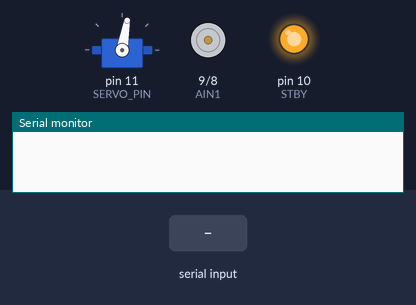
A sketch run on a simulated Arduino Uno, built with avr-gcc and run on an emulated ATmega328P. Shown: servo, motor-driver pin pairs drawn as motors (green arrow = first pin HIGH = forward, orange = second pin HIGH = backward, longer = more drive, scaled by the enable pin, stopped while the standby pin is LOW), output pins drawn as LEDs (lit = HIGH), the last lines printed to the serial monitor. The test bench sets the inputs (shaded band).

Above: at 1.2 s.
1.3 s: "s" received over Serial
At 2.2 s:
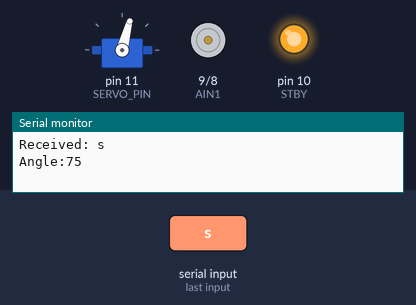
2.8 s: "u" received over Serial
At 3.4 s:
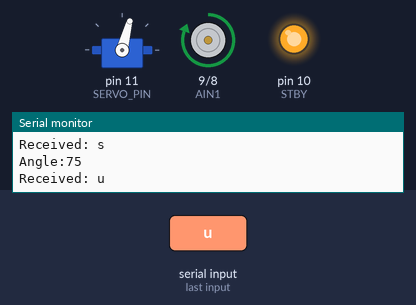
4.3 s: "w" received over Serial
At 5.5 s:
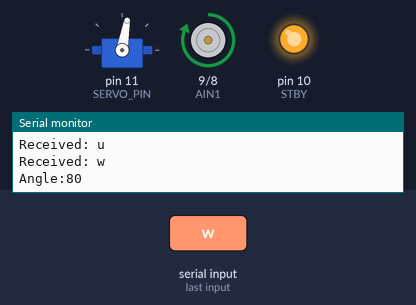
5.8 s: "b" received over Serial
At 6.9 s:
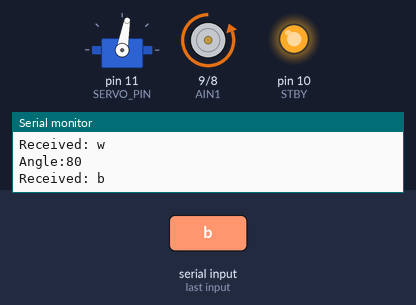
7.3 s: "s" received over Serial
At 8.0 s:
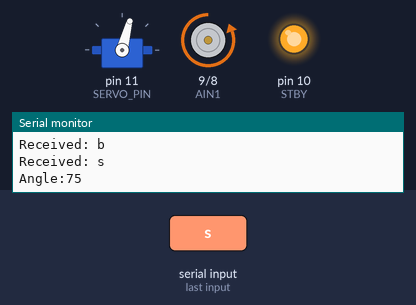
Timing chart, 0 to 9.8 s (numbered marks = the images above; inputs shaded):
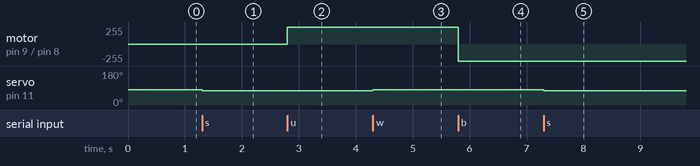

The sketch:

full_controller.ino
```cpp
#include <Servo.h>

// Servo Configuration
const int SERVO_PIN = 11;
Servo myServo;
const int stepSize = 5;
const int minAngle = 40;
const int maxAngle = 120;
int angle = (minAngle + maxAngle) / 2;  // Center position

// Motor Driver Pins
const int STBY = 10;
const int AIN1 = 9;
const int AIN2 = 8;
const int PWMA = 5;

// Motor Timing Control
unsigned long motorStopTime = 0;
bool motorActive = false;
const int PULSE_DURATION = 30;  // ms for short forward bursts
const float PULSE_POWER = 1.0;  // 80% power for short bursts

void setup() {
  // Servo initialization
  myServo.attach(SERVO_PIN);
  myServo.write(angle);

  // Motor control setup
  pinMode(STBY, OUTPUT);
  pinMode(AIN1, OUTPUT);
  pinMode(AIN2, OUTPUT);
  pinMode(PWMA, OUTPUT);
  digitalWrite(STBY, HIGH);

  Serial.begin(9600);
}

void loop() {
  // Handle motor pulse timeout

  if (motorActive && millis() >= motorStopTime) {
    stopMotor();
    motorActive = false;
  }

  // Process serial commands
  if (Serial.available()) {
    char command = Serial.read();
    while (Serial.available()) Serial.read();  // Clear buffer

    Serial.print("Received: ");
    Serial.println(command);

    // Steering control
    if (command == 'w' || command == 's') {
      // Update steering angle
      angle += (command == 'w') ? stepSize : -stepSize;
      angle = constrain(angle, minAngle, maxAngle);
      myServo.write(angle);
      Serial.println("Angle:" + String(angle));
      // Start timed forward pulse if not already active
      //if (!motorActive) {
      //  moveMotor(PULSE_POWER);
      //  motorStopTime = millis() + PULSE_DURATION;
      //  motorActive = true;
      //}
    }
    // Direct motor control
    else if (command == 'u') {  // Forward
      moveMotor(1.0);
      motorActive = false;  // Cancel any timed pulse
    }
    else if (command == 'b') {  // Backward
      moveMotor(-1.0);
      motorActive = false;
    }
    else if (command == 'x') {  // Stop
      stopMotor();
      motorActive = false;
    }
  }
}

void moveMotor(float speed) {
  speed = constrain(speed, -1.0, 1.0);
  int pwmVal = abs(speed) * 255;

  digitalWrite(AIN1, speed > 0 ? HIGH : LOW);
  digitalWrite(AIN2, speed > 0 ? LOW : HIGH);
  analogWrite(PWMA, pwmVal);
}

void stopMotor() {
  digitalWrite(AIN1, LOW);
  digitalWrite(AIN2, LOW);
  analogWrite(PWMA, 0);
}
```

Measured:
- after the input at 1.3 s, servo on pin 11 (SERVO_PIN): 80° → 75° at once
- after the input at 2.8 s, motor on pin 9 (AIN1) / pin 8 (AIN2): stopped → forward 255/255 at once
- after the input at 4.3 s, servo on pin 11 (SERVO_PIN): 75° → 80° at once
- after the input at 5.8 s, motor on pin 9 (AIN1) / pin 8 (AIN2): forward 255/255 → backward 255/255 at once
- after the input at 7.3 s, servo on pin 11 (SERVO_PIN): 80° → 75° at once
